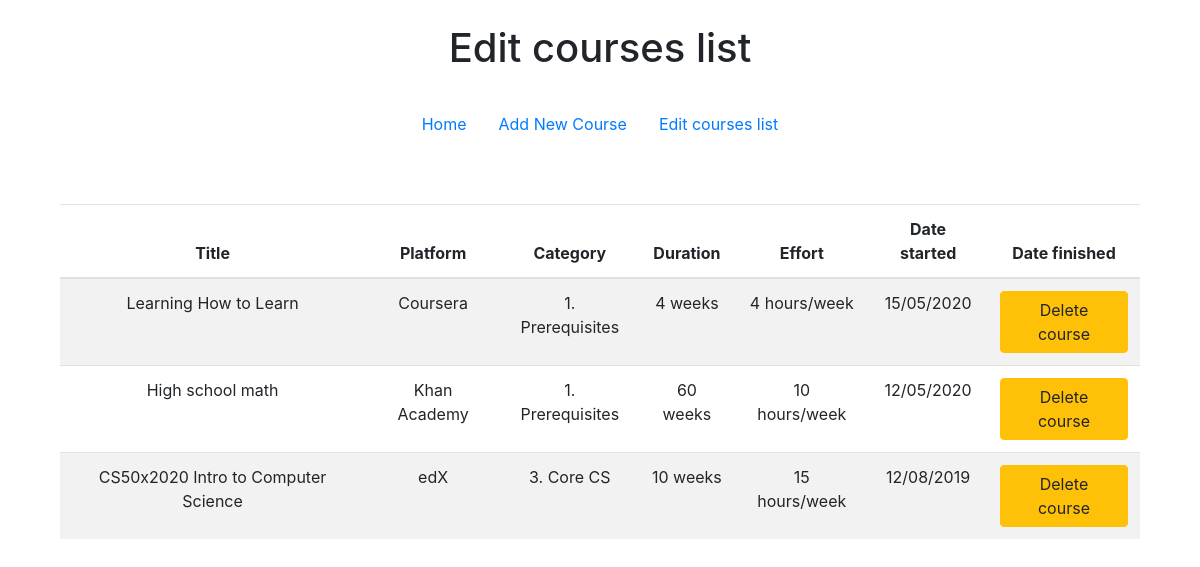
Page /edit on the committed database.
### tables this page shows
CREATE TABLE 'courses' (
  'id' INTEGER PRIMARY KEY AUTOINCREMENT NOT NULL,
  'title' VARCHAR(255),
  'platform' VARCHAR(255),
  'category' VARCHAR(255),
  'duration' INTEGER,
  'effort' INTEGER,
  'started' DATE DEFAULT (strftime ('%d/%m/%Y/%S', 'now', 'localtime')),
  'ended' – DATE DEFAULT (strftime ('%d/%m/%Y/%S', 'now', 'localtime'))
);

### application.py (the view)
@app.route("/edit", methods=["GET", "POST"])
def edit():
    rows = db.execute("SELECT * FROM courses ORDER BY category ASC, started DESC;")
    if request.method == "GET":
        return render_template("edit.html", rows=rows)
    else:
        db.execute("DELETE FROM courses WHERE id=:id;", id=request.form.get("delete", "row['id'].value")) # Need to look into this
        return redirect("/")

### templates/edit.html
{% extends "layout.html" %}
{% block pagetitle %}
    <h1>Edit courses list</h1>
{% endblock %}
{% block body %}
    <table class="table table-striped">
        <thead>
            <th>Title</th><th>Platform</th><th>Category</th><th>Duration</th><th>Effort</th><th>Date started</th><th>Date finished</th>
        </thead>
        <tbody>
        {% for row in rows %}
            <tr>
                <td>{{ row.title }}</td><td>{{ row.platform }}</td><td>{{ row.category }}</td>
                <td>{{ row.duration }} weeks</td><td>{{ row.effort }} hours/week</td><td>{{ row.started[:10] }}</td>
                <td><form action="/edit" method="post"><button name="delete" class="btn btn-warning" type="submit" value="{{ row.id }}">Delete course</button></form></td>
            </tr>
        {% endfor %}
        </tbody>
    </table>
{% endblock %}

### static/styles.css (style rules this page uses)
h1 { text-align: center; padding: 2vw; }
td, th { text-align: center; }

### rows in the picture
courses: title "Learning How to Learn", platform "Coursera", category "1. Prerequisites", duration "4", effort "4", started "15/05/2020", {{ row.id }} 7 (drawn)
courses: title "High school math", platform "Khan Academy", category "1. Prerequisites", duration "60", effort "10", started "12/05/2020", {{ row.id }} 8 (drawn)
courses: title "CS50x2020 Intro to Computer Science", platform "edX", category "3. Core CS", duration "10", effort "15", started "12/08/2019", {{ row.id }} 6 (drawn)
